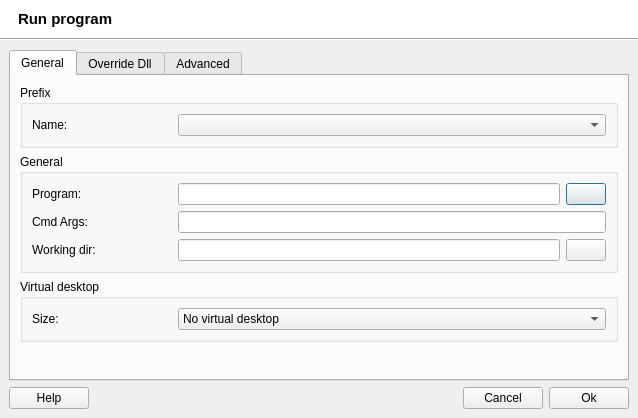
<?xml version="1.0" encoding="UTF-8"?>
<ui version="4.0">
 <class>Run</class>
 <widget class="QDialog" name="Run">
  <property name="windowModality">
   <enum>Qt::WindowModal</enum>
  </property>
  <property name="geometry">
   <rect>
    <x>0</x>
    <y>0</y>
    <width>638</width>
    <height>418</height>
   </rect>
  </property>
  <property name="minimumSize">
   <size>
    <width>340</width>
    <height>370</height>
   </size>
  </property>
  <property name="windowTitle">
   <string>Run program</string>
  </property>
  <property name="windowIcon">
   <iconset>
    <normaloff>:/data/q4wine.png</normaloff>:/data/q4wine.png</iconset>
  </property>
  <layout class="QVBoxLayout">
   <property name="spacing">
    <number>0</number>
   </property>
   <property name="margin">
    <number>0</number>
   </property>
   <item>
    <widget class="QWidget" name="widget_7" native="true">
     <property name="palette">
      <palette>
       <active>
        <colorrole role="Button">
         <brush brushstyle="SolidPattern">
          <color alpha="255">
           <red>255</red>
           <green>255</green>
           <blue>255</blue>
          </color>
         </brush>
        </colorrole>
        <colorrole role="Midlight">
         <brush brushstyle="SolidPattern">
          <color alpha="255">
           <red>255</red>
           <green>255</green>
           <blue>255</blue>
          </color>
         </brush>
        </colorrole>
        <colorrole role="Base">
         <brush brushstyle="SolidPattern">
          <color alpha="255">
           <red>255</red>
           <green>255</green>
           <blue>255</blue>
          </color>
         </brush>
        </colorrole>
        <colorrole role="Window">
         <brush brushstyle="SolidPattern">
          <color alpha="255">
           <red>255</red>
           <green>255</green>
           <blue>255</blue>
          </color>
         </brush>
        </colorrole>
       </active>
       <inactive>
        <colorrole role="Button">
         <brush brushstyle="SolidPattern">
          <color alpha="255">
           <red>255</red>
           <green>255</green>
           <blue>255</blue>
          </color>
         </brush>
        </colorrole>
        <colorrole role="Midlight">
         <brush brushstyle="SolidPattern">
          <color alpha="255">
           <red>255</red>
           <green>255</green>
           <blue>255</blue>
          </color>
         </brush>
        </colorrole>
        <colorrole role="Base">
         <brush brushstyle="SolidPattern">
          <color alpha="255">
           <red>255</red>
           <green>255</green>
           <blue>255</blue>
          </color>
         </brush>
        </colorrole>
        <colorrole role="Window">
         <brush brushstyle="SolidPattern">
          <color alpha="255">
           <red>255</red>
           <green>255</green>
           <blue>255</blue>
          </color>
         </brush>
        </colorrole>
       </inactive>
       <disabled>
        <colorrole role="Button">
         <brush brushstyle="SolidPattern">
          <color alpha="255">
           <red>255</red>
           <green>255</green>
           <blue>255</blue>
          </color>
         </brush>
        </colorrole>
        <colorrole role="Midlight">
         <brush brushstyle="SolidPattern">
          <color alpha="255">
           <red>255</red>
           <green>255</green>
           <blue>255</blue>
          </color>
         </brush>
        </colorrole>
        <colorrole role="Base">
         <brush brushstyle="SolidPattern">
          <color alpha="255">
           <red>255</red>
           <green>255</green>
           <blue>255</blue>
          </color>
         </brush>
        </colorrole>
        <colorrole role="Window">
         <brush brushstyle="SolidPattern">
          <color alpha="255">
           <red>255</red>
           <green>255</green>
           <blue>255</blue>
          </color>
         </brush>
        </colorrole>
       </disabled>
      </palette>
     </property>
     <property name="autoFillBackground">
      <bool>true</bool>
     </property>
     <layout class="QHBoxLayout">
      <property name="leftMargin">
       <number>18</number>
      </property>
      <item>
       <widget class="QLabel" name="lblCaption">
        <property name="font">
         <font>
          <pointsize>11</pointsize>
          <weight>75</weight>
          <bold>true</bold>
         </font>
        </property>
        <property name="text">
         <string>Run program</string>
        </property>
       </widget>
      </item>
      <item>
       <spacer>
        <property name="orientation">
         <enum>Qt::Horizontal</enum>
        </property>
        <property name="sizeHint" stdset="0">
         <size>
          <width>40</width>
          <height>20</height>
         </size>
        </property>
       </spacer>
      </item>
      <item>
       <widget class="QLabel" name="lblLogo">
        <property name="text">
         <string/>
        </property>
       </widget>
      </item>
     </layout>
    </widget>
   </item>
   <item>
    <widget class="Line" name="line">
     <property name="orientation">
      <enum>Qt::Horizontal</enum>
     </property>
    </widget>
   </item>
   <item>
    <widget class="QWidget" name="widget" native="true">
     <layout class="QVBoxLayout">
      <item>
       <widget class="QTabWidget" name="twbGeneral">
        <property name="currentIndex">
         <number>0</number>
        </property>
        <widget class="QWidget" name="tab">
         <attribute name="title">
          <string>General</string>
         </attribute>
         <layout class="QVBoxLayout" name="verticalLayout_2">
          <item>
           <widget class="QGroupBox" name="groupBox_7">
            <property name="title">
             <string>Prefix</string>
            </property>
            <layout class="QVBoxLayout">
             <item>
              <widget class="QWidget" name="widget_29" native="true">
               <layout class="QHBoxLayout">
                <property name="margin">
                 <number>0</number>
                </property>
                <item>
                 <widget class="QLabel" name="label_28">
                  <property name="minimumSize">
                   <size>
                    <width>140</width>
                    <height>0</height>
                   </size>
                  </property>
                  <property name="maximumSize">
                   <size>
                    <width>140</width>
                    <height>16777215</height>
                   </size>
                  </property>
                  <property name="text">
                   <string>Name:</string>
                  </property>
                 </widget>
                </item>
                <item>
                 <widget class="QComboBox" name="comboPrefixes"/>
                </item>
               </layout>
              </widget>
             </item>
            </layout>
           </widget>
          </item>
          <item>
           <widget class="QGroupBox" name="groupBox">
            <property name="title">
             <string>General</string>
            </property>
            <layout class="QVBoxLayout">
             <item>
              <widget class="QWidget" name="widget_2" native="true">
               <layout class="QHBoxLayout">
                <property name="margin">
                 <number>0</number>
                </property>
                <item>
                 <widget class="QLabel" name="label">
                  <property name="minimumSize">
                   <size>
                    <width>140</width>
                    <height>0</height>
                   </size>
                  </property>
                  <property name="maximumSize">
                   <size>
                    <width>140</width>
                    <height>16777215</height>
                   </size>
                  </property>
                  <property name="text">
                   <string>Program:</string>
                  </property>
                 </widget>
                </item>
                <item>
                 <widget class="QLineEdit" name="txtProgramBin"/>
                </item>
                <item>
                 <widget class="QPushButton" name="cmdGetProgramBin">
                  <property name="text">
                   <string/>
                  </property>
                  <property name="iconSize">
                   <size>
                    <width>16</width>
                    <height>16</height>
                   </size>
                  </property>
                 </widget>
                </item>
               </layout>
              </widget>
             </item>
             <item>
              <widget class="QWidget" name="widget_4" native="true">
               <layout class="QHBoxLayout">
                <property name="margin">
                 <number>0</number>
                </property>
                <item>
                 <widget class="QLabel" name="label_3">
                  <property name="minimumSize">
                   <size>
                    <width>140</width>
                    <height>0</height>
                   </size>
                  </property>
                  <property name="maximumSize">
                   <size>
                    <width>140</width>
                    <height>16777215</height>
                   </size>
                  </property>
                  <property name="text">
                   <string>Cmd Args:</string>
                  </property>
                 </widget>
                </item>
                <item>
                 <widget class="QLineEdit" name="txtCmdArgs"/>
                </item>
               </layout>
              </widget>
             </item>
             <item>
              <widget class="QWidget" name="widget_12" native="true">
               <layout class="QHBoxLayout">
                <property name="margin">
                 <number>0</number>
                </property>
                <item>
                 <widget class="QLabel" name="label_12">
                  <property name="minimumSize">
                   <size>
                    <width>140</width>
                    <height>0</height>
                   </size>
                  </property>
                  <property name="maximumSize">
                   <size>
                    <width>140</width>
                    <height>16777215</height>
                   </size>
                  </property>
                  <property name="text">
                   <string>Working dir:</string>
                  </property>
                 </widget>
                </item>
                <item>
                 <widget class="QLineEdit" name="txtWorkDir"/>
                </item>
                <item>
                 <widget class="QPushButton" name="cmdGetWorkDir">
                  <property name="text">
                   <string/>
                  </property>
                  <property name="iconSize">
                   <size>
                    <width>16</width>
                    <height>16</height>
                   </size>
                  </property>
                 </widget>
                </item>
               </layout>
              </widget>
             </item>
            </layout>
           </widget>
          </item>
          <item>
           <widget class="QGroupBox" name="groupBox_8">
            <property name="title">
             <string>Virtual desktop</string>
            </property>
            <layout class="QVBoxLayout" name="verticalLayout">
             <item>
              <widget class="QWidget" name="widget_13" native="true">
               <layout class="QHBoxLayout" name="_2">
                <property name="margin">
                 <number>0</number>
                </property>
                <item>
                 <widget class="QLabel" name="label_7">
                  <property name="minimumSize">
                   <size>
                    <width>140</width>
                    <height>0</height>
                   </size>
                  </property>
                  <property name="maximumSize">
                   <size>
                    <width>140</width>
                    <height>16777215</height>
                   </size>
                  </property>
                  <property name="text">
                   <string>Size:</string>
                  </property>
                 </widget>
                </item>
                <item>
                 <widget class="QComboBox" name="cboxDesktopSize">
                  <item>
                   <property name="text">
                    <string>No virtual desktop</string>
                   </property>
                  </item>
                  <item>
                   <property name="text">
                    <string notr="true">320x240</string>
                   </property>
                  </item>
                  <item>
                   <property name="text">
                    <string notr="true">640x480</string>
                   </property>
                  </item>
                  <item>
                   <property name="text">
                    <string notr="true">800x600</string>
                   </property>
                  </item>
                  <item>
                   <property name="text">
                    <string notr="true">1024x768</string>
                   </property>
                  </item>
                  <item>
                   <property name="text">
                    <string notr="true">1600x1200</string>
                   </property>
                  </item>
                  <item>
                   <property name="text">
                    <string notr="true">1440x900</string>
                   </property>
                  </item>
                  <item>
                   <property name="text">
                    <string notr="true">1680x1050</string>
                   </property>
                  </item>
                  <item>
                   <property name="text">
                    <string notr="true">1920x1200</string>
                   </property>
                  </item>
                  <item>
                   <property name="text">
                    <string notr="true">2560x1600</string>
                   </property>
                  </item>
                 </widget>
                </item>
               </layout>
              </widget>
             </item>
            </layout>
           </widget>
          </item>
          <item>
           <spacer>
            <property name="orientation">
             <enum>Qt::Vertical</enum>
            </property>
            <property name="sizeHint" stdset="0">
             <size>
              <width>680</width>
              <height>54</height>
             </size>
            </property>
           </spacer>
          </item>
         </layout>
        </widget>
        <widget class="QWidget" name="tab_3">
         <attribute name="title">
          <string>Override Dll</string>
         </attribute>
         <layout class="QVBoxLayout">
          <item>
           <widget class="QGroupBox" name="groupBox_5">
            <property name="title">
             <string>Present wine dlls</string>
            </property>
            <layout class="QHBoxLayout">
             <item>
              <widget class="QComboBox" name="cboxDlls">
               <property name="minimumSize">
                <size>
                 <width>300</width>
                 <height>0</height>
                </size>
               </property>
               <property name="maximumSize">
                <size>
                 <width>300</width>
                 <height>16777215</height>
                </size>
               </property>
               <property name="maxVisibleItems">
                <number>5</number>
               </property>
              </widget>
             </item>
             <item>
              <spacer>
               <property name="orientation">
                <enum>Qt::Horizontal</enum>
               </property>
               <property name="sizeHint" stdset="0">
                <size>
                 <width>40</width>
                 <height>20</height>
                </size>
               </property>
              </spacer>
             </item>
             <item>
              <widget class="QComboBox" name="cboxOveride">
               <item>
                <property name="text">
                 <string>Native</string>
                </property>
               </item>
               <item>
                <property name="text">
                 <string>Buildin</string>
                </property>
               </item>
               <item>
                <property name="text">
                 <string>Native, Buildin</string>
                </property>
               </item>
               <item>
                <property name="text">
                 <string>Buildin, Native</string>
                </property>
               </item>
              </widget>
             </item>
             <item>
              <widget class="QPushButton" name="cmdAdd">
               <property name="text">
                <string>Add</string>
               </property>
              </widget>
             </item>
            </layout>
           </widget>
          </item>
          <item>
           <widget class="QGroupBox" name="groupBox_6">
            <property name="title">
             <string>Overrided dlls</string>
            </property>
            <layout class="QGridLayout">
             <item row="0" column="0">
              <widget class="QTableWidget" name="twDlls">
               <property name="selectionMode">
                <enum>QAbstractItemView::SingleSelection</enum>
               </property>
               <property name="selectionBehavior">
                <enum>QAbstractItemView::SelectRows</enum>
               </property>
               <property name="sortingEnabled">
                <bool>false</bool>
               </property>
               <column>
                <property name="text">
                 <string>Dll name</string>
                </property>
               </column>
               <column>
                <property name="text">
                 <string>Override algoritm</string>
                </property>
               </column>
              </widget>
             </item>
            </layout>
           </widget>
          </item>
         </layout>
        </widget>
        <widget class="QWidget" name="tab_2">
         <attribute name="title">
          <string>Advanced</string>
         </attribute>
         <layout class="QVBoxLayout">
          <item>
           <widget class="QGroupBox" name="groupBox_4">
            <property name="title">
             <string>Display</string>
            </property>
            <layout class="QVBoxLayout">
             <property name="spacing">
              <number>2</number>
             </property>
             <item>
              <widget class="QWidget" name="widget_9" native="true">
               <layout class="QHBoxLayout">
                <property name="margin">
                 <number>0</number>
                </property>
                <item>
                 <widget class="QLabel" name="label_10">
                  <property name="minimumSize">
                   <size>
                    <width>140</width>
                    <height>0</height>
                   </size>
                  </property>
                  <property name="maximumSize">
                   <size>
                    <width>140</width>
                    <height>16777215</height>
                   </size>
                  </property>
                  <property name="text">
                   <string>DISPLAY:</string>
                  </property>
                 </widget>
                </item>
                <item>
                 <widget class="QLineEdit" name="txtDisplay"/>
                </item>
               </layout>
              </widget>
             </item>
            </layout>
           </widget>
          </item>
          <item>
           <widget class="QGroupBox" name="groupBox_3">
            <property name="title">
             <string>Debug options</string>
            </property>
            <layout class="QVBoxLayout">
             <property name="topMargin">
              <number>0</number>
             </property>
             <item>
              <widget class="QCheckBox" name="cbUseConsole">
               <property name="text">
                <string>Run with output in console</string>
               </property>
              </widget>
             </item>
             <item>
              <widget class="QWidget" name="widget_8" native="true">
               <layout class="QHBoxLayout">
                <property name="margin">
                 <number>0</number>
                </property>
                <item>
                 <widget class="QLabel" name="label_9">
                  <property name="minimumSize">
                   <size>
                    <width>140</width>
                    <height>0</height>
                   </size>
                  </property>
                  <property name="maximumSize">
                   <size>
                    <width>140</width>
                    <height>16777215</height>
                   </size>
                  </property>
                  <property name="text">
                   <string>WINEDEBUG:</string>
                  </property>
                 </widget>
                </item>
                <item>
                 <widget class="QLineEdit" name="txtWinedebug">
                  <property name="enabled">
                   <bool>false</bool>
                  </property>
                 </widget>
                </item>
               </layout>
              </widget>
             </item>
            </layout>
           </widget>
          </item>
          <item>
           <widget class="QGroupBox" name="groupBox_9">
            <property name="title">
             <string>Nice level priority</string>
            </property>
            <layout class="QVBoxLayout" name="_3">
             <property name="topMargin">
              <number>0</number>
             </property>
             <item>
              <widget class="QWidget" name="widget_14" native="true">
               <layout class="QHBoxLayout" name="_4">
                <property name="margin">
                 <number>0</number>
                </property>
                <item>
                 <widget class="QLabel" name="label_13">
                  <property name="minimumSize">
                   <size>
                    <width>140</width>
                    <height>0</height>
                   </size>
                  </property>
                  <property name="maximumSize">
                   <size>
                    <width>140</width>
                    <height>16777215</height>
                   </size>
                  </property>
                  <property name="text">
                   <string>Priority:</string>
                  </property>
                 </widget>
                </item>
                <item>
                 <widget class="QSpinBox" name="txtNice">
                  <property name="minimum">
                   <number>0</number>
                  </property>
                  <property name="maximum">
                   <number>20</number>
                  </property>
                 </widget>
                </item>
               </layout>
              </widget>
             </item>
            </layout>
           </widget>
          </item>
          <item>
           <spacer>
            <property name="orientation">
             <enum>Qt::Vertical</enum>
            </property>
            <property name="sizeHint" stdset="0">
             <size>
              <width>20</width>
              <height>40</height>
             </size>
            </property>
           </spacer>
          </item>
         </layout>
        </widget>
       </widget>
      </item>
      <item>
       <layout class="QHBoxLayout">
        <item>
         <widget class="QPushButton" name="cmdHelp">
          <property name="text">
           <string>Help</string>
          </property>
         </widget>
        </item>
        <item>
         <spacer>
          <property name="orientation">
           <enum>Qt::Horizontal</enum>
          </property>
          <property name="sizeHint" stdset="0">
           <size>
            <width>40</width>
            <height>20</height>
           </size>
          </property>
         </spacer>
        </item>
        <item>
         <widget class="QPushButton" name="cmdCancel">
          <property name="text">
           <string>Cancel</string>
          </property>
         </widget>
        </item>
        <item>
         <widget class="QPushButton" name="cmdOk">
          <property name="text">
           <string>Ok</string>
          </property>
         </widget>
        </item>
       </layout>
      </item>
     </layout>
    </widget>
   </item>
  </layout>
 </widget>
 <resources/>
 <connections/>
</ui>
